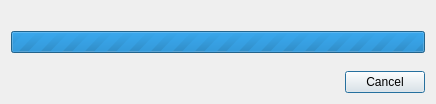
<?xml version="1.0" encoding="UTF-8"?>
<ui version="4.0">
 <class>DialogInstallModuleProcess</class>
 <widget class="QDialog" name="DialogInstallModuleProcess">
  <property name="geometry">
   <rect>
    <x>0</x>
    <y>0</y>
    <width>436</width>
    <height>104</height>
   </rect>
  </property>
  <property name="windowTitle">
   <string>Install</string>
  </property>
  <layout class="QVBoxLayout" name="verticalLayout">
   <item>
    <widget class="QLabel" name="labelInfo">
     <property name="text">
      <string/>
     </property>
     <property name="alignment">
      <set>Qt::AlignCenter</set>
     </property>
    </widget>
   </item>
   <item>
    <widget class="QProgressBar" name="progressBar">
     <property name="maximum">
      <number>0</number>
     </property>
     <property name="value">
      <number>0</number>
     </property>
     <property name="alignment">
      <set>Qt::AlignCenter</set>
     </property>
    </widget>
   </item>
   <item>
    <spacer name="verticalSpacer">
     <property name="orientation">
      <enum>Qt::Vertical</enum>
     </property>
     <property name="sizeHint" stdset="0">
      <size>
       <width>20</width>
       <height>6</height>
      </size>
     </property>
    </spacer>
   </item>
   <item>
    <layout class="QHBoxLayout" name="horizontalLayout">
     <item>
      <spacer name="horizontalSpacer">
       <property name="orientation">
        <enum>Qt::Horizontal</enum>
       </property>
       <property name="sizeHint" stdset="0">
        <size>
         <width>40</width>
         <height>20</height>
        </size>
       </property>
      </spacer>
     </item>
     <item>
      <widget class="QPushButton" name="pushButtonCancel">
       <property name="text">
        <string>Cancel</string>
       </property>
      </widget>
     </item>
    </layout>
   </item>
  </layout>
 </widget>
 <resources/>
 <connections/>
</ui>
